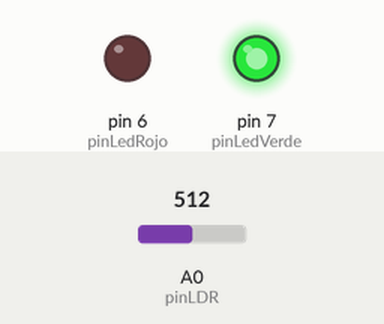
Recording of a sketch running on a simulated Arduino Uno, built with avr-gcc and run on an emulated ATmega328P. Shown: output pins drawn as LEDs (lit = HIGH). The test bench sets the inputs (shaded band); at power-on: A0 (pinLDR) = 512. What the sketch prints to the serial monitor is not drawn.

Above: at 1.8 s.
1.9 s: A0 (pinLDR) set to 488
At 2.3 s:
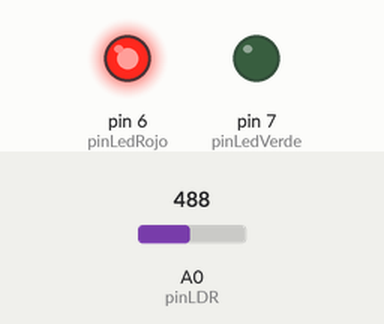
3.5 s: A0 (pinLDR) set to 510
At 5.1 s:
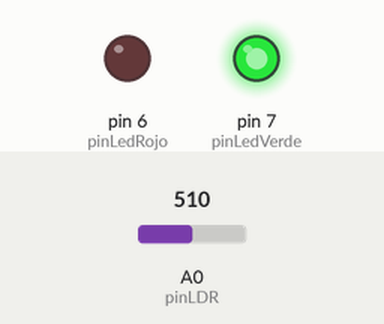
5.5 s: A0 (pinLDR) set to 490
At 6.7 s:
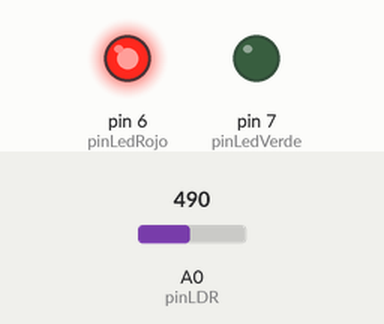
Timing chart, 0 to 8.5 s (numbered marks = the images above; inputs shaded):
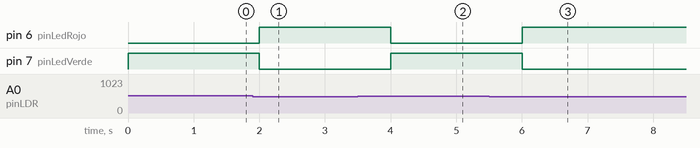

The sketch:

Fotoresistencia.ino
```cpp
const int pinLDR = A0;
const int pinLedVerde = 7;
const int pinLedRojo = 6;

int umbral = 500;

void setup() {
  pinMode(pinLedVerde, OUTPUT);
  pinMode(pinLedRojo, OUTPUT);
  pinMode(pinLDR, INPUT);

  Serial.begin(9600);
}

void loop() {
  int lecturaLuz = analogRead(pinLDR);
  Serial.print("Nivel de Luz: ");
  Serial.print(lecturaLuz);
  Serial.print(" ");

  if(lecturaLuz < umbral) {
    digitalWrite(pinLedRojo,HIGH);
    digitalWrite(pinLedVerde, LOW);
   }else{
    digitalWrite(pinLedRojo, LOW);
    digitalWrite(pinLedVerde, HIGH);
    }

  delay(1000);
}
```

Measured:
- the behaviour switches between 500 and 499 on A0 (pinLDR) (found by bisection; images 0 and 1)
- after the input at 1.9 s, pin 6 (pinLedRojo): LOW → HIGH after 0.10 s; pin 7 (pinLedVerde): HIGH → LOW after 0.10 s
- after the input at 3.5 s, pin 6 (pinLedRojo): HIGH → LOW after 0.50 s; pin 7 (pinLedVerde): LOW → HIGH after 0.50 s
- after the input at 5.5 s, pin 6 (pinLedRojo): LOW → HIGH after 0.50 s; pin 7 (pinLedVerde): HIGH → LOW after 0.50 s
